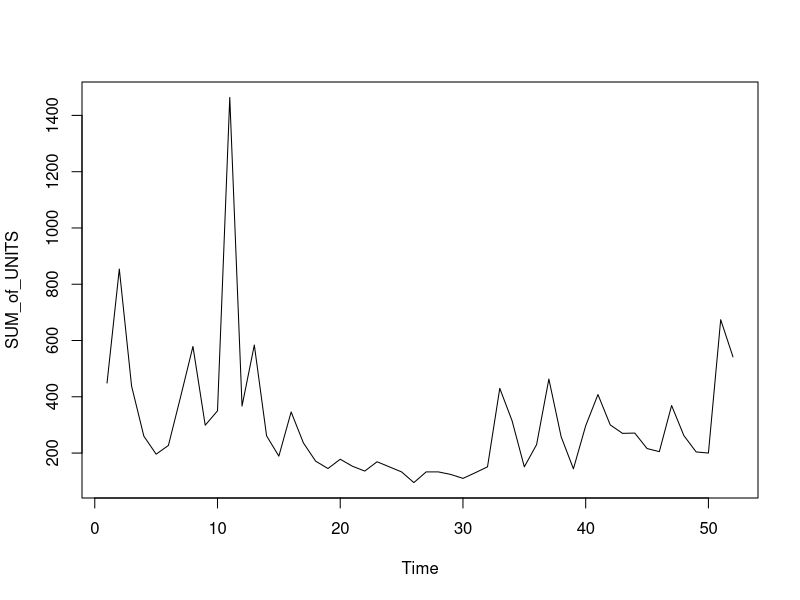
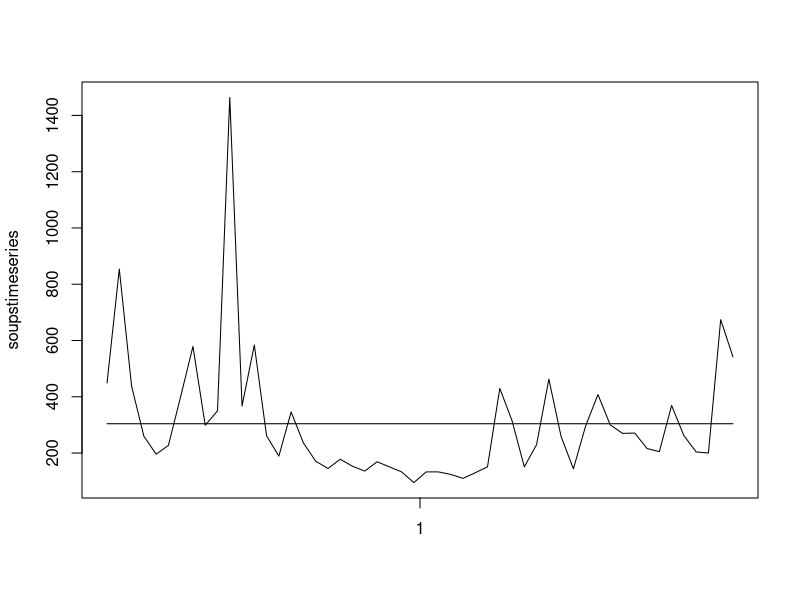

R code for these plots, in order: (Note: this script raises an error after producing the figures.)
library(forecast)

#Function for residual histogram
plotForecastErrors <- function(forecasterrors,modeltype="Residual Histogram")
{
  # make a histogram of the forecast errors:
  mybinsize <- IQR(forecasterrors)/4
  mysd   <- sd(forecasterrors)
  mymin  <- min(forecasterrors) - mysd*5
  mymax  <- max(forecasterrors) + mysd*3
  # generate normally distributed data with mean 0 and standard deviation mysd
  mynorm <- rnorm(10000, mean=0, sd=mysd)
  mymin2 <- min(mynorm)
  mymax2 <- max(mynorm)
  if (mymin2 < mymin) { mymin <- mymin2 }
  if (mymax2 > mymax) { mymax <- mymax2 }
  # make a red histogram of the forecast errors, with the normally distributed data overlaid:
  mybins <- seq(mymin, mymax, mybinsize)
  hist(forecasterrors, col="red", freq=FALSE, breaks=mybins, main =modeltype )
  # freq=FALSE ensures the area under the histogram = 1
  # generate normally distributed data with mean 0 and standard deviation mysd
  myhist <- hist(mynorm, plot=FALSE, breaks=mybins)
  # plot the normal curve as a blue line on top of the histogram of forecast errors:
  points(myhist$mids, myhist$density, type="l", col="blue", lwd=2)
}

soups <- read.csv("Campbells_233779_data.csv")




soupstimeseries<- ts(soups)

findfrequency(soupstimeseries)

plot.ts(soupstimeseries)




# additional plots
monthplot(soupstimeseries)
seasonplot(soupstimeseries)
ggtsdisplay(soups1tm)

#Data Partitioning
souptraining<- ts(soupstimeseries[c(1:48),])
soupvalidation<- ts(soupstimeseries[c(49:52),])



soupfit1 <- meanf(soupstimeseries,h=4)
soupfit2 <- naive(soupstimeseries,h=4)


plot(soupfit1, plot.conf=FALSE,
     main="Forecasts for quarterly beer production")
lines(soupfit2$mean,col=2)

lines(soupstimeseries)
legend("topright", lty=1, col=c(1,2),
       legend=c("Mean method","Naive method"))


a<-accuracy(soupfit1)
print("Result of Mean method")
a
accuracy(soupfit2)


#Residuals from mean and naive method

res1<- residuals(soupfit1)
res2<- residuals(soupfit2)

#Plotting residuals from both te methods
plot(res1, main="Residuals from mean method",ylab="", xlab="Week")

plot(res2, main="Residuals from naive method", ylab="", xlab="Week")

#ACF and histogram from both the methods
Acf(res1, main="ACF of mean residuals")
Acf(res2, main="ACF of naive residuals")
plotForecastErrors(res1)
plotForecastErrors(res2)


#Liner Regression-Linear Trend
soup.fit3 <- tslm(souptraining~trend)
f3 <- forecast(soup.fit3, h=4, level=c(80,95))
plot(f3, ylab="Units sold per week",xlab="Week",main="Forecast from Linear Model")
lines(fitted(soup.fit3),col="blue")
res3 <- residuals(soup.fit3)
summary(soup.fit3)
accuracy(f3)
plot(res3, main="Residuals from linear regression method", ylab="residuals", xlab="Week")
abline(0,0,col="gray60")
Acf(res3, main="ACF of linear regression residuals")
plotForecastErrors(res3)



#Linear Regression-Quadratic Trend
soup.fit4 <- tslm(souptraining~trend+I(trend^2))
f4 <- forecast(soup.fit4, h=4, level=c(80,95))
plot(f4, ylab="Units sold per week",xlab="Week", main="Forecast from Quadratic Model")
lines(fitted(soup.fit4),col="blue")
res4 <- residuals(soup.fit4)
summary(soup.fit4)
accuracy(f4)
plot(res4, main="Residuals from Quadratic Model", ylab="residuals", xlab="Week")
abline(0,0,col="gray60")
Acf(res4, main="ACF of Quadratic Model residuals")
plotForecastErrors(res4,"Histograms of Quadratic Model Residuals")

#Fitting quadratic model on validation data

soup.fitv4 <- tslm(soupvalidation~trend+I(trend^2))
fv4 <- forecast(soup.fitv4, h=4, level=c(80,95))
resv4 <- residuals(soup.fitv4)
summary(soup.fitv4)
accuracy(fv4)
plot(resv4, main="Residuals from Quadratic Model", ylab="residuals", xlab="Week")
abline(0,0,col="gray60")
Acf(res4, main="ACF of Quadratic Model residuals")



#Data Driven approach

#Smoothing using centered moving average to see trend

plot(soupstimeseries, main="Weekly Units sold",
     ylab="units#", xlab="Week")
lines(ma(soupstimeseries,8),col="red")

#Smoothing using weighted moving average

plot(soupstimeseries, main="Weekly Units sold",
     ylab="units#", xlab="Week")
lines(ma(ma(soupstimeseries,4),2),col="red")

#Simple exponential method
fit5 <- ses(souptraining, alpha=0.2, initial="optimal", h=4)
fit6 <- ses(souptraining, alpha=0.6, initial="optimal", h=4)
fit7 <- ses(souptraining, alpha=0.89,initial="optimal", h=4)
plot(fit5, plot.conf=FALSE, ylab="Units Sold per week",
     xlab="Week", main="", fcol="white", type="o")
lines(fitted(fit5), col="blue", type="o")
lines(fitted(fit6), col="red", type="o")
lines(fitted(fit7), col="green", type="o")
lines(fit5$mean, col="blue", type="o")
lines(fit6$mean, col="red", type="o")
lines(fit7$mean, col="green", type="o")
legend("topright",lty=1, col=c(1,"blue","red","green"), 
       c("data", expression(alpha == 0.2), expression(alpha == 0.6),
         expression(alpha == 0.89)),pch=1)

accuracy(fit5)
accuracy(fit6)
accuracy(fit7)

#Fitting Simple exponential model on validation data with alpha=.2
fitv5 <- ses(soupvalidation, alpha=0.2, initial="optimal", h=4)
accuracy(fitv5)



#Holt's method
 
#On Training set
fit8 <- holt(souptraining, alpha=0.2, beta=0.2, damped=TRUE, initial="optimal", h=4) 
plot(fit8, type="o", ylab="Units sold per week", xlab="Week", 
     fcol="white", plot.conf=FALSE)
lines(fitted(fit8), col="green") 
lines(fit8$mean, col="green", type="o") 
legend("topright", lty=1, col=c("black","green"), 
       c("Data","Additive damped trend"))

accuracy(fit8)


#Holt's Winter method
#On Training set
fit9 <- HoltWinters(souptraining,alpha=0.6,beta=FALSE,gamma=FALSE)
fit9_1 <- forecast.HoltWinters(fit9, h=4)
fit10 <- HoltWinters(souptraining,alpha=0.2,beta=FALSE,gamma=FALSE)
fit10_1 <- forecast.HoltWinters(fit10, h=4)
fit11 <- HoltWinters(souptraining,alpha=0.2,beta=0.7,gamma=FALSE)
fit11_1 <- forecast.HoltWinters(fit11, h=4)
plot(fit9_1, type="o", ylab="Units sold per week", xlab="Week", fcol="white", plot.conf=FALSE)
lines(fitted(fit9_1), col="green") 
lines(fit9_1$mean, col="green", type="o") 
lines(fitted(fit10_1), col="blue") 
lines(fit10_1$mean, col="blue", type="o")
lines(fitted(fit11_1), col="red") 
lines(fit11_1$mean, col="red", type="o")

legend("topright", lty=1, col=c("black","green","blue","red"), 
       c("Data",expression(alpha == 0.6),expression(alpha == 0.2),expression(alpha == 0.6 & beta == 0.7)))
accuracy(fit9_1)
accuracy(fit10_1)
accuracy(fit11_1)

#On validation set
fitv10 <- HoltWinters(soupvalidation,alpha=0.2,beta=FALSE,gamma=FALSE)
fitv10_1 <- forecast.HoltWinters(fitv10, h=4)
accuracy(fitv10_1)



#Fitting quadratic model on complete series to forecast

soup.fitfinal <- tslm(soupstimeseries~trend+I(trend^2))
ffinal <- forecast(soup.fitfinal, h=4, level=c(80,95))
ffinal
plot(ffinal, ylab="Units sold per week",xlab="Week", main="Forecast from Quadratic Model")
lines(fitted(soup.fitfinal),col="blue")
res <- residuals(soup.fitfinal)
summary(soup.fitfinal)
accuracy(ffinal)
plot(res, main="Residuals from Quadratic Model", ylab="residuals", xlab="Week")
abline(0,0,col="gray60")
Acf(res, main="ACF of Quadratic Model residuals")
plotForecastErrors(res,"Histograms of Quadratic Model Residuals")


